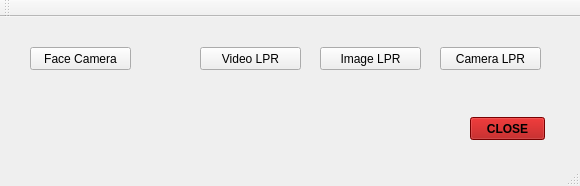
<?xml version="1.0" encoding="UTF-8"?>
<ui version="4.0">
 <class>FaceClass</class>
 <widget class="QMainWindow" name="FaceClass">
  <property name="geometry">
   <rect>
    <x>0</x>
    <y>0</y>
    <width>580</width>
    <height>186</height>
   </rect>
  </property>
  <property name="mouseTracking">
   <bool>true</bool>
  </property>
  <property name="focusPolicy">
   <enum>Qt::ClickFocus</enum>
  </property>
  <property name="windowTitle">
   <string>Face</string>
  </property>
  <property name="accessibleName">
   <string/>
  </property>
  <widget class="QWidget" name="centralWidget">
   <widget class="QPushButton" name="startButton">
    <property name="geometry">
     <rect>
      <x>30</x>
      <y>30</y>
      <width>101</width>
      <height>23</height>
     </rect>
    </property>
    <property name="text">
     <string>Face Camera</string>
    </property>
   </widget>
   <widget class="QPushButton" name="LPR_Button">
    <property name="geometry">
     <rect>
      <x>200</x>
      <y>30</y>
      <width>101</width>
      <height>23</height>
     </rect>
    </property>
    <property name="text">
     <string>Video LPR</string>
    </property>
   </widget>
   <widget class="QPushButton" name="img_LPR_Button">
    <property name="geometry">
     <rect>
      <x>320</x>
      <y>30</y>
      <width>101</width>
      <height>23</height>
     </rect>
    </property>
    <property name="text">
     <string>Image LPR</string>
    </property>
   </widget>
   <widget class="QPushButton" name="Close_Button">
    <property name="geometry">
     <rect>
      <x>470</x>
      <y>100</y>
      <width>75</width>
      <height>23</height>
     </rect>
    </property>
    <property name="palette">
     <palette>
      <active>
       <colorrole role="WindowText">
        <brush brushstyle="SolidPattern">
         <color alpha="255">
          <red>0</red>
          <green>0</green>
          <blue>0</blue>
         </color>
        </brush>
       </colorrole>
       <colorrole role="Button">
        <brush brushstyle="SolidPattern">
         <color alpha="255">
          <red>170</red>
          <green>0</green>
          <blue>0</blue>
         </color>
        </brush>
       </colorrole>
       <colorrole role="Light">
        <brush brushstyle="SolidPattern">
         <color alpha="255">
          <red>255</red>
          <green>0</green>
          <blue>0</blue>
         </color>
        </brush>
       </colorrole>
       <colorrole role="Midlight">
        <brush brushstyle="SolidPattern">
         <color alpha="255">
          <red>212</red>
          <green>0</green>
          <blue>0</blue>
         </color>
        </brush>
       </colorrole>
       <colorrole role="Dark">
        <brush brushstyle="SolidPattern">
         <color alpha="255">
          <red>85</red>
          <green>0</green>
          <blue>0</blue>
         </color>
        </brush>
       </colorrole>
       <colorrole role="Mid">
        <brush brushstyle="SolidPattern">
         <color alpha="255">
          <red>113</red>
          <green>0</green>
          <blue>0</blue>
         </color>
        </brush>
       </colorrole>
       <colorrole role="Text">
        <brush brushstyle="SolidPattern">
         <color alpha="255">
          <red>0</red>
          <green>0</green>
          <blue>0</blue>
         </color>
        </brush>
       </colorrole>
       <colorrole role="BrightText">
        <brush brushstyle="SolidPattern">
         <color alpha="255">
          <red>255</red>
          <green>255</green>
          <blue>255</blue>
         </color>
        </brush>
       </colorrole>
       <colorrole role="ButtonText">
        <brush brushstyle="SolidPattern">
         <color alpha="255">
          <red>0</red>
          <green>0</green>
          <blue>0</blue>
         </color>
        </brush>
       </colorrole>
       <colorrole role="Base">
        <brush brushstyle="SolidPattern">
         <color alpha="255">
          <red>255</red>
          <green>255</green>
          <blue>255</blue>
         </color>
        </brush>
       </colorrole>
       <colorrole role="Window">
        <brush brushstyle="SolidPattern">
         <color alpha="255">
          <red>170</red>
          <green>0</green>
          <blue>0</blue>
         </color>
        </brush>
       </colorrole>
       <colorrole role="Shadow">
        <brush brushstyle="SolidPattern">
         <color alpha="255">
          <red>0</red>
          <green>0</green>
          <blue>0</blue>
         </color>
        </brush>
       </colorrole>
       <colorrole role="AlternateBase">
        <brush brushstyle="SolidPattern">
         <color alpha="255">
          <red>212</red>
          <green>127</green>
          <blue>127</blue>
         </color>
        </brush>
       </colorrole>
       <colorrole role="ToolTipBase">
        <brush brushstyle="SolidPattern">
         <color alpha="255">
          <red>255</red>
          <green>255</green>
          <blue>220</blue>
         </color>
        </brush>
       </colorrole>
       <colorrole role="ToolTipText">
        <brush brushstyle="SolidPattern">
         <color alpha="255">
          <red>0</red>
          <green>0</green>
          <blue>0</blue>
         </color>
        </brush>
       </colorrole>
       <colorrole role="PlaceholderText">
        <brush brushstyle="SolidPattern">
         <color alpha="128">
          <red>0</red>
          <green>0</green>
          <blue>0</blue>
         </color>
        </brush>
       </colorrole>
      </active>
      <inactive>
       <colorrole role="WindowText">
        <brush brushstyle="SolidPattern">
         <color alpha="255">
          <red>0</red>
          <green>0</green>
          <blue>0</blue>
         </color>
        </brush>
       </colorrole>
       <colorrole role="Button">
        <brush brushstyle="SolidPattern">
         <color alpha="255">
          <red>170</red>
          <green>0</green>
          <blue>0</blue>
         </color>
        </brush>
       </colorrole>
       <colorrole role="Light">
        <brush brushstyle="SolidPattern">
         <color alpha="255">
          <red>255</red>
          <green>0</green>
          <blue>0</blue>
         </color>
        </brush>
       </colorrole>
       <colorrole role="Midlight">
        <brush brushstyle="SolidPattern">
         <color alpha="255">
          <red>212</red>
          <green>0</green>
          <blue>0</blue>
         </color>
        </brush>
       </colorrole>
       <colorrole role="Dark">
        <brush brushstyle="SolidPattern">
         <color alpha="255">
          <red>85</red>
          <green>0</green>
          <blue>0</blue>
         </color>
        </brush>
       </colorrole>
       <colorrole role="Mid">
        <brush brushstyle="SolidPattern">
         <color alpha="255">
          <red>113</red>
          <green>0</green>
          <blue>0</blue>
         </color>
        </brush>
       </colorrole>
       <colorrole role="Text">
        <brush brushstyle="SolidPattern">
         <color alpha="255">
          <red>0</red>
          <green>0</green>
          <blue>0</blue>
         </color>
        </brush>
       </colorrole>
       <colorrole role="BrightText">
        <brush brushstyle="SolidPattern">
         <color alpha="255">
          <red>255</red>
          <green>255</green>
          <blue>255</blue>
         </color>
        </brush>
       </colorrole>
       <colorrole role="ButtonText">
        <brush brushstyle="SolidPattern">
         <color alpha="255">
          <red>0</red>
          <green>0</green>
          <blue>0</blue>
         </color>
        </brush>
       </colorrole>
       <colorrole role="Base">
        <brush brushstyle="SolidPattern">
         <color alpha="255">
          <red>255</red>
          <green>255</green>
          <blue>255</blue>
         </color>
        </brush>
       </colorrole>
       <colorrole role="Window">
        <brush brushstyle="SolidPattern">
         <color alpha="255">
          <red>170</red>
          <green>0</green>
          <blue>0</blue>
         </color>
        </brush>
       </colorrole>
       <colorrole role="Shadow">
        <brush brushstyle="SolidPattern">
         <color alpha="255">
          <red>0</red>
          <green>0</green>
          <blue>0</blue>
         </color>
        </brush>
       </colorrole>
       <colorrole role="AlternateBase">
        <brush brushstyle="SolidPattern">
         <color alpha="255">
          <red>212</red>
          <green>127</green>
          <blue>127</blue>
         </color>
        </brush>
       </colorrole>
       <colorrole role="ToolTipBase">
        <brush brushstyle="SolidPattern">
         <color alpha="255">
          <red>255</red>
          <green>255</green>
          <blue>220</blue>
         </color>
        </brush>
       </colorrole>
       <colorrole role="ToolTipText">
        <brush brushstyle="SolidPattern">
         <color alpha="255">
          <red>0</red>
          <green>0</green>
          <blue>0</blue>
         </color>
        </brush>
       </colorrole>
       <colorrole role="PlaceholderText">
        <brush brushstyle="SolidPattern">
         <color alpha="128">
          <red>0</red>
          <green>0</green>
          <blue>0</blue>
         </color>
        </brush>
       </colorrole>
      </inactive>
      <disabled>
       <colorrole role="WindowText">
        <brush brushstyle="SolidPattern">
         <color alpha="255">
          <red>85</red>
          <green>0</green>
          <blue>0</blue>
         </color>
        </brush>
       </colorrole>
       <colorrole role="Button">
        <brush brushstyle="SolidPattern">
         <color alpha="255">
          <red>170</red>
          <green>0</green>
          <blue>0</blue>
         </color>
        </brush>
       </colorrole>
       <colorrole role="Light">
        <brush brushstyle="SolidPattern">
         <color alpha="255">
          <red>255</red>
          <green>0</green>
          <blue>0</blue>
         </color>
        </brush>
       </colorrole>
       <colorrole role="Midlight">
        <brush brushstyle="SolidPattern">
         <color alpha="255">
          <red>212</red>
          <green>0</green>
          <blue>0</blue>
         </color>
        </brush>
       </colorrole>
       <colorrole role="Dark">
        <brush brushstyle="SolidPattern">
         <color alpha="255">
          <red>85</red>
          <green>0</green>
          <blue>0</blue>
         </color>
        </brush>
       </colorrole>
       <colorrole role="Mid">
        <brush brushstyle="SolidPattern">
         <color alpha="255">
          <red>113</red>
          <green>0</green>
          <blue>0</blue>
         </color>
        </brush>
       </colorrole>
       <colorrole role="Text">
        <brush brushstyle="SolidPattern">
         <color alpha="255">
          <red>85</red>
          <green>0</green>
          <blue>0</blue>
         </color>
        </brush>
       </colorrole>
       <colorrole role="BrightText">
        <brush brushstyle="SolidPattern">
         <color alpha="255">
          <red>255</red>
          <green>255</green>
          <blue>255</blue>
         </color>
        </brush>
       </colorrole>
       <colorrole role="ButtonText">
        <brush brushstyle="SolidPattern">
         <color alpha="255">
          <red>85</red>
          <green>0</green>
          <blue>0</blue>
         </color>
        </brush>
       </colorrole>
       <colorrole role="Base">
        <brush brushstyle="SolidPattern">
         <color alpha="255">
          <red>170</red>
          <green>0</green>
          <blue>0</blue>
         </color>
        </brush>
       </colorrole>
       <colorrole role="Window">
        <brush brushstyle="SolidPattern">
         <color alpha="255">
          <red>170</red>
          <green>0</green>
          <blue>0</blue>
         </color>
        </brush>
       </colorrole>
       <colorrole role="Shadow">
        <brush brushstyle="SolidPattern">
         <color alpha="255">
          <red>0</red>
          <green>0</green>
          <blue>0</blue>
         </color>
        </brush>
       </colorrole>
       <colorrole role="AlternateBase">
        <brush brushstyle="SolidPattern">
         <color alpha="255">
          <red>170</red>
          <green>0</green>
          <blue>0</blue>
         </color>
        </brush>
       </colorrole>
       <colorrole role="ToolTipBase">
        <brush brushstyle="SolidPattern">
         <color alpha="255">
          <red>255</red>
          <green>255</green>
          <blue>220</blue>
         </color>
        </brush>
       </colorrole>
       <colorrole role="ToolTipText">
        <brush brushstyle="SolidPattern">
         <color alpha="255">
          <red>0</red>
          <green>0</green>
          <blue>0</blue>
         </color>
        </brush>
       </colorrole>
       <colorrole role="PlaceholderText">
        <brush brushstyle="SolidPattern">
         <color alpha="128">
          <red>0</red>
          <green>0</green>
          <blue>0</blue>
         </color>
        </brush>
       </colorrole>
      </disabled>
     </palette>
    </property>
    <property name="font">
     <font>
      <weight>75</weight>
      <bold>true</bold>
     </font>
    </property>
    <property name="text">
     <string>CLOSE</string>
    </property>
   </widget>
   <widget class="QPushButton" name="Camera_LPR_Button">
    <property name="geometry">
     <rect>
      <x>440</x>
      <y>30</y>
      <width>101</width>
      <height>23</height>
     </rect>
    </property>
    <property name="text">
     <string>Camera LPR</string>
    </property>
   </widget>
  </widget>
  <widget class="QMenuBar" name="menuBar">
   <property name="geometry">
    <rect>
     <x>0</x>
     <y>0</y>
     <width>580</width>
     <height>21</height>
    </rect>
   </property>
  </widget>
  <widget class="QToolBar" name="mainToolBar">
   <attribute name="toolBarArea">
    <enum>TopToolBarArea</enum>
   </attribute>
   <attribute name="toolBarBreak">
    <bool>false</bool>
   </attribute>
  </widget>
  <widget class="QStatusBar" name="statusBar"/>
 </widget>
 <layoutdefault spacing="6" margin="11"/>
 <resources>
  <include location="Face.qrc"/>
 </resources>
 <connections/>
</ui>
